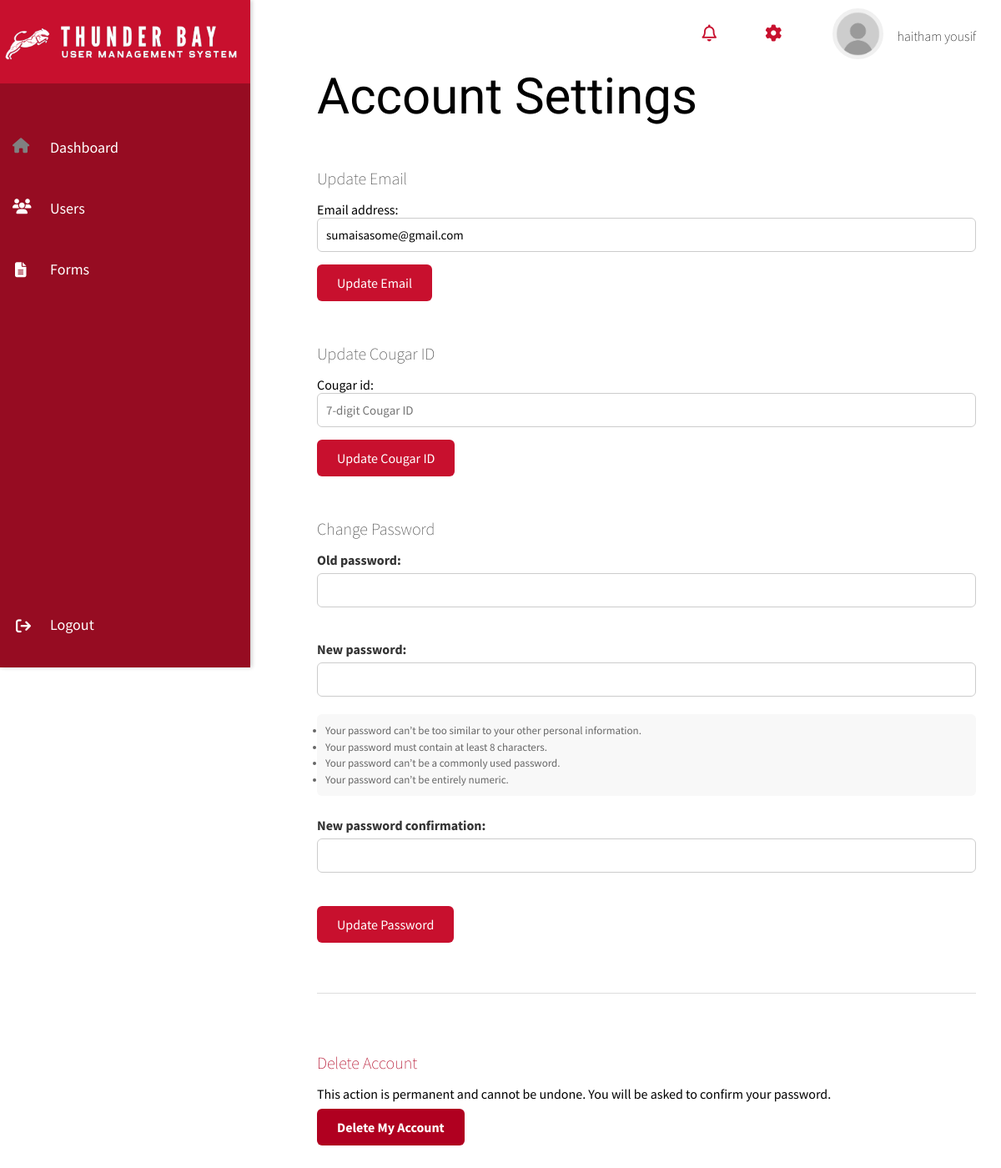
The page /settings/account/ (signed in) on the database its author committed.
### usr_mgmt_app/models.py (models this page shows, shortened)
class UserProfile(AbstractUser):
    ROLE_CHOICES = [
        ('admin', 'Admin'),
        ('moderator', 'Moderator'),
        ('user', 'User'),
    ]
    ACADEMIC_LEVEL_CHOICES = [
        ('undergraduate', 'Undergraduate'),
        ('graduate', 'Graduate'),
    ]
    cougar_id = models.CharField(max_length=7,unique=True,null=True,blank=True,validators=[RegexValidator(regex=r'^\d{7}$', message='Cougar ID must be exactly 7 digits')])
    role = models.CharField(max_length=10, choices=ROLE_CHOICES, default='user')
    academic_level = models.CharField(max_length=15, choices=ACADEMIC_LEVEL_CHOICES, null=True, blank=True)
    profile_picture = models.ImageField(upload_to='profile_pictures/', null=True, blank=True)
    profile_banner = models.ImageField(upload_to='banner_pictures/', null=True,blank=True)
    bio = models.TextField(null=True, blank=True)
    is_active = models.BooleanField(default=True)
    created_at = models.DateTimeField(auto_now_add=True)
    updated_at = models.DateTimeField(auto_now=True)
    signature = models.ImageField(upload_to='signatures/', null=True, blank=True, validators=[validate_signature_file])
    groups = models.ManyToManyField(Group, related_name="userprofile_groups", blank=True)
    user_permissions = models.ManyToManyField(Permission, related_name="userprofile_permissions", blank=True)
    unit = models.ForeignKey(Unit, null=True, blank=True, on_delete=models.SET_NULL)
    class Meta:
        permissions = [
            ("can_read", "Can read data"),
            ("can_edit", "Can edit data"),
            ("can_manage_users", "Can activate/deactivate and delete users"),
            ("can_approve", "Can approve requests"),  # Added new permission
        ]

### usr_mgmt_app/views.py (the view, shortened to what this page needs)
# urls.py: path('settings/account/', views.account_settings_view, name='account_settings'),
@login_required
def account_settings_view(request):
    user = request.user
    email_form = EmailUpdateForm(instance=user)
    cougar_id_form = CougarIDUpdateForm(instance=user)
    password_form = PasswordChangeForm(user)
    return render(request, 'account_settings.html', {
        'email_form': email_form,
        'cougar_id_form': cougar_id_form,
        'password_form': password_form,
    })

### usr_mgmt_app/forms.py (shortened to what this page needs)
class EmailUpdateForm(forms.ModelForm):
    class Meta:
        model = UserProfile
        fields = ['email']
        widgets = {
            'email': forms.EmailInput(attrs={'placeholder': 'you@example.com'})
        }

class CougarIDUpdateForm(forms.ModelForm):
    class Meta:
        model = UserProfile
        fields = ['cougar_id']
        widgets = {
            'cougar_id': forms.TextInput(attrs={'placeholder': '7-digit Cougar ID'})
        }

### templates/account_settings.html (shortened to what this page needs)
{% load static %}
<!DOCTYPE html>
<html lang="en">
<head>
    <link rel="stylesheet" href="{% static 'css/dashboard.css' %}">
    <link rel="stylesheet" href="{% static 'css/account_settings.css' %}">
</head>
<body>
<nav class="navbar">
    <div class="navbar-content">
        <i id="notifications_icon" class="fa-regular fa-bell"></i>
<div class="dropdown-wrapper">
    <i id="settings_icon" class="fa-solid fa-gear"></i>
</div>
<div class="dropdown-wrapper">
    <div class="navbar_user">
        {% if user.profile_picture %}
            <img class="profile_picture" src="{{ user.profile_picture.url }}" alt="profile picture">
        {% else %}
            <img class="profile_picture" src="{% static 'images/default_profile.png' %}" alt="Default profile picture">
        {% endif %}
        <span class="navbar_username">{{ user.first_name }} {{ user.last_name }}</span>
    </div>
</div>
    </div>
</nav>
    <div class="sidebar">
        <div class = "logoContainer">
            <img class = "logo" src="{% static 'images/logo2.png' %}" alt="logo">
        </div>
    <div class="sidebar-content">
        <a href="{% url 'dashboard' %}" class="sidebar-link" data-icon="fa-house">Dashboard</a>
        <a href="{% url 'user_list' %}" class="sidebar-link" data-icon="fa-users">Users</a>
        <a href="{% url 'approval_requests' %}" class="sidebar-link" data-icon="fa-file-alt">Forms</a>
    </div>
        <div class="logout-container">
            <a href="{% url 'logout' %}" class="logout-btn">Logout</a>
            <i id = "logoutIcon" class="fa-solid fa-arrow-right-from-bracket"></i>
        </div>
    </div>
    <div class="main-content">
    <h1>Account Settings</h1>
    <form method="POST">
        <div class="settings-section">
            <h2>Update Email</h2>
            {{ email_form.as_p }}
            <button type="submit" name="update_email" class="submit-btn">Update Email</button>
        </div>
    </form>
    <form method="POST">
        <div class="settings-section">
            <h2>Update Cougar ID</h2>
            {{ cougar_id_form.as_p }}
            <button type="submit" name="update_cougar_id" class="submit-btn">Update Cougar ID</button>
        </div>
    </form>
    <form method="POST">
        <div class="settings-section">
            <h2>Change Password</h2>
            <div class="form-field">
                {{ password_form.old_password.label_tag }}
                {{ password_form.old_password }}
            </div>
            <div class="form-field">
                {{ password_form.new_password1.label_tag }}
                {{ password_form.new_password1 }}
                {% if password_form.new_password1.help_text %}
                    <div class="help-text">{{ password_form.new_password1.help_text|safe }}</div>
                {% endif %}
            </div>
            <div class="form-field">
                {{ password_form.new_password2.label_tag }}
                {{ password_form.new_password2 }}
            </div>
            <button type="submit" name="update_password" class="submit-btn">Update Password</button>
        </div>
    </form>
    <div class="settings-section danger-zone">
        <h2 style="color: #b00020;">Delete Account</h2>
        <p>This action is permanent and cannot be undone. You will be asked to confirm your password.</p>
        <a href="{% url 'delete_account' %}" class="delete-btn">Delete My Account</a>
    </div>
    </div>
</body>
</html>

### static/css/dashboard.css (style rules this page uses)
* { margin: 0; padding: 0; box-sizing: border-box; font-family: Source Sans Pro,sans-serif; }
body { background: rgb(255,255,255); color: black; z-index: 1; overflow-x:hidden; }
h1 { font-weight: lighter; font-size:60px; font-family: "League Gothic",sans-serif; }
h2 { font-weight: lighter; font-size: 30px; margin-top:50px; font-family: Source Sans Pro,sans-serif; }
.navbar { padding: 15px 30px; position: fixed; top: 0; left: 300px; right: 0; height: 70px; display: flex; align-items: center; justify-content: space-between; z-index: 1000; flex-direction: row; font-family: Source Sans Pro,sans-serif; }
.navbar-content { display: flex; width: 100%; justify-content: right; align-items: center; flex-grow: 1; flex-direction: row; padding: 10px 0 0 10px; }
.navbar-content > * { margin-left: 1%; }
.navbar_user { display: flex; flex-direction: row; align-items: center; margin-left: 50px; transition: transform 0.3s ease-in-out; padding-right:2%; }
.navbar_username { padding: 15px 0 10px 15px; font-weight: lighter; white-space: nowrap; flex-shrink: 0; }
#settings_icon { font-size: 20px; margin-left:50px; transition: transform 0.3s ease-in-out; color:rgb(200,16,46); }
#notifications_icon { font-size: 20px; transition: transform 0.3s ease-in-out; color:rgb(200,16,46); }
.dropdown-wrapper { position: relative; }
.profile_picture { max-width:65px; width:100%; border-radius: 50%; object-fit: cover; border: 2px solid #fff; background-color: #f0f0f0; }
.main-content { margin-left: 350px; margin-top: 50px; padding: 30px; min-height: 100vh; font-family: Source Sans Pro,sans-serif; overflow-y: scroll; }
.sidebar { height: 100vh; width: 300px; position: fixed; top: 0; left: 0; background: rgb(150,12,34); padding-top: 120px; overflow-y: hidden; overflow-x: hidden; box-shadow: 2px 0px 5px rgba(0, 0, 0, 0.2); z-index: 1001; justify-content: space-between; display: flex; flex-direction: column; font-family: Source Sans Pro,sans-serif; }
.logoContainer { position: absolute; max-width: 500px; width:100%; max-height:100px; height:100%; top: 0; padding-top:10%; background: rgb(200,16,46); }
.logo { position: relative; max-width: 95%; }
.sidebar-content { flex-grow: 1; display: flex; flex-direction: column; margin-top:10%; }
.sidebar-link { position: relative; display: block; padding-left: 40px; font-size: 18px; color: white; }
.sidebar-link::before { content: ""; position: absolute; left: 15px; font-family: "Font Awesome 5 Free"; font-weight: 900; font-size: 18px; color:white; }
.sidebar-link[data-icon="fa-house"]::before { content: "\f015"; color:grey; }
.sidebar-link[data-icon="fa-users"]::before { content: "\f0c0"; color: white; }
.sidebar-link[data-icon="fa-file-alt"]::before { content: "\f15c"; color: white; margin-top:1%; margin-left:1%; }
.sidebar a { display: block; color: rgba(255, 255, 255); padding: 15px 15px 20px 60px; text-decoration: none; font-size: 18px; transition: background 0.3s ease, color 0.3s ease; z-index:1003; }
.sidebar-content a { margin-bottom: 5%; }
#logoutIcon { font-size: 18px; color: rgb(255,255,255); z-index:1002; transform: translate(105%,-215%); }
.logout-btn { padding: 10px 20px; text-decoration: none; border-radius: 5px; transition: background 0.3s ease; z-index:1003; }
.main-content { opacity: 0; animation: fadeIn 1s ease-in-out forwards; }
.navbar i, .sidebar i { transition: transform 0.3s ease-in-out; }

### rows shown on the page
UserProfile: first_name "haitham", last_name "yousif", email "sumaisasome@gmail.com"

### other values the page prints
{{ password_form.old_password.label_tag }} "Old password:"
{{ password_form.new_password1.label_tag }} "New password:"
{{ password_form.new_password2.label_tag }} "New password confirmation:"
